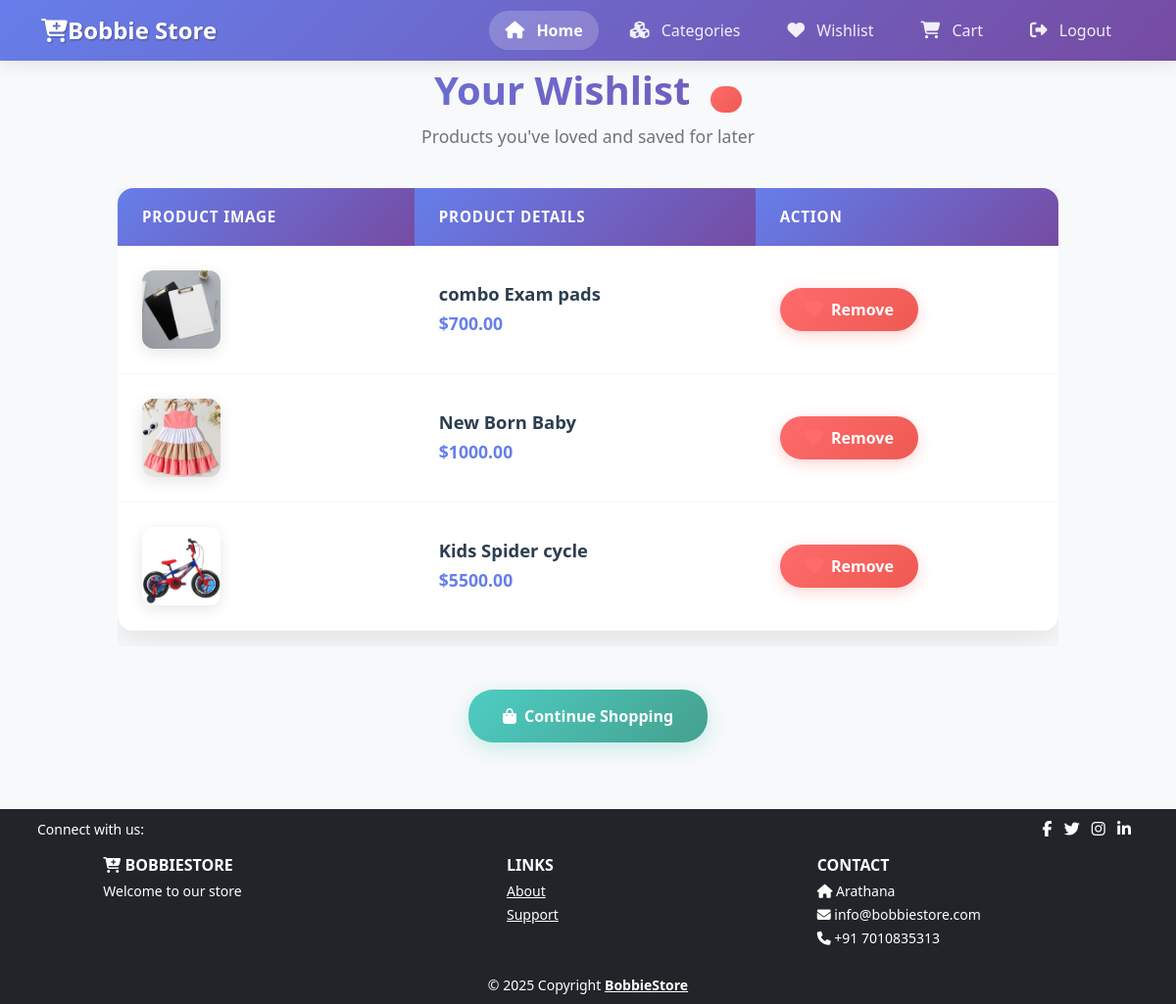
The page /wishlist/ (signed in) on the database its author committed.
### Shop/models.py (models this page shows, shortened)
class Wishlist(models.Model):
    user = models.ForeignKey(User, on_delete=models.CASCADE, related_name='wishlist_items')
    product = models.ForeignKey(Product, on_delete=models.CASCADE, related_name='wishlist_products')
    added_at = models.DateTimeField(auto_now_add=True)
    class Meta:
        unique_together = ('user', 'product')
        verbose_name_plural = "Wishlist Items"

class Product(models.Model):
    category = models.ForeignKey(Category, on_delete=models.CASCADE, related_name='products')
    name = models.CharField(max_length=100)
    description = models.TextField()
    price = models.DecimalField(max_digits=10, decimal_places=2)
    quantity = models.IntegerField(default=0)
    product_image = models.ImageField(upload_to='product_image', blank=True, null=True)
    status = models.BooleanField(default=True)
    original_price = models.DecimalField(max_digits=10, decimal_places=2, default=0)
    selling_price = models.DecimalField(max_digits=10, decimal_places=2, default=0)
    trending = models.BooleanField(default=False)
    created_at = models.DateTimeField(auto_now_add=True)
    class Meta:
        ordering = ['-created_at']

### Shop/views.py (the view)
# urls.py: path('wishlist/', views.wishlist_view, name='wishlist'),  # Add wishlist view URL
def wishlist_view(request):
    if request.user.is_authenticated:
        wishlist_items = Wishlist.objects.filter(user=request.user)
        return render(request, "wishlist.html", {"wishlist_items": wishlist_items})
    else:
        messages.warning(request, "Please login to view your wishlist.")
        return redirect('login')

### Shop/templates/wishlist.html (shortened to what this page needs)
{% extends 'main.html' %}
{% load static %}
{% block content %}
<section class="bg-light py-5">
    <div class="container wishlist-container">
        <div class="wishlist-header">
            <h2 class="wishlist-title">Your Wishlist <span class="wishlist-count">{{ wishlist_items|length }}</span></h2>
            <p class="wishlist-subtitle">Products you've loved and saved for later</p>
        </div>
        {% if wishlist_items %}
            <div class="table-responsive">
                <table class="table wishlist-table">
                    <thead>
                        <tr>
                            <th>Product Image</th>
                            <th>Product Details</th>
                            <th>Action</th>
                        </tr>
                    </thead>
                    <tbody>
                        {% for item in wishlist_items %}
                        <tr>
                            <td>
                                {% if item.product.product_image %}
                                    <img src="{{ item.product.product_image.url }}" alt="{{ item.product.name }}" class="product-image">
                                {% else %}
                                    <img src="{% static 'images/default-product.jpg' %}" alt="Default Product" class="product-image">
                                {% endif %}
                            </td>
                            <td>
                                <div class="product-info">
                                    <div class="product-details">
                                        <h4 class="product-name">{{ item.product.name }}</h4>
                                        <div class="product-price">${{ item.product.selling_price }}</div>
                                    </div>
                                </div>
                            </td>
                            <td>
                                <form action="{% url 'remove_from_wishlist' item.id %}" method="post" style="display: inline;">
                                    <button type="submit" class="btn remove-btn">
                                        <i class="fas fa-heart heart-icon"></i>Remove
                                    </button>
                                </form>
                            </td>
                        </tr>
                        {% endfor %}
                    </tbody>
                </table>
            </div>
        {% else %}
            <div class="empty-wishlist">
                <i class="fas fa-heart empty-heart"></i>
                <p>Your wishlist is looking a little empty...</p>
                <p class="text-muted">Start adding products you love by clicking the heart icon!</p>
            </div>
        {% endif %}
        <div class="text-center mt-4">
            <a href="{% url 'products_index' %}" class="btn continue-shopping-btn">
                <i class="fas fa-shopping-bag me-2"></i>Continue Shopping
            </a>
        </div>
    </div>
</section>
{% endblock content %}

### Shop/templates/wishlist.html (style rules this page uses)
.wishlist-container { max-width: 1000px; margin: 0 auto; padding: 20px; }
.wishlist-header { text-align: center; margin-bottom: 40px; }
.wishlist-title { font-size: 2.5rem; font-weight: 700; color: #2c3e50; margin-bottom: 10px; background: linear-gradient(135deg, #667eea 0%, #764ba2 100%); -webkit-background-clip: text; -webkit-text-fill-color: transparent; background-clip: text; }
.wishlist-subtitle { color: #6c757d; font-size: 1.1rem; }
.wishlist-table { background: white; border-radius: 16px; overflow: hidden; box-shadow: 0 8px 32px rgba(0, 0, 0, 0.1); border: none; backdrop-filter: blur(10px); }
.wishlist-table thead th { background: linear-gradient(135deg, #667eea 0%, #764ba2 100%); color: white; border: none; padding: 18px 25px; font-weight: 600; text-transform: uppercase; letter-spacing: 0.8px; font-size: 0.95rem; }
.wishlist-table tbody td { padding: 25px; border-color: #f8f9fa; vertical-align: middle; transition: all 0.4s cubic-bezier(0.4, 0, 0.2, 1); }
.wishlist-table tbody tr { transition: all 0.4s ease; border-bottom: 1px solid #f1f3f4; }
.wishlist-table tbody tr:last-child { border-bottom: none; }
.product-image { width: 80px; height: 80px; border-radius: 12px; object-fit: cover; box-shadow: 0 4px 15px rgba(0, 0, 0, 0.1); transition: all 0.3s ease; }
.product-info { display: flex; align-items: center; gap: 20px; }
.product-details { display: flex; flex-direction: column; }
.product-name { font-size: 1.15rem; font-weight: 600; color: #2c3e50; margin: 0; }
.product-price { color: #667eea; font-weight: 600; font-size: 1.1rem; margin-top: 5px; }
.remove-btn { background: linear-gradient(135deg, #ff6b6b 0%, #ee5a52 100%); border: none; border-radius: 25px; padding: 10px 25px; color: white; font-weight: 600; transition: all 0.4s ease; box-shadow: 0 4px 15px rgba(255, 107, 107, 0.3); position: relative; overflow: hidden; }
.remove-btn::before { content: ''; position: absolute; top: 0; left: -100%; width: 100%; height: 100%; background: linear-gradient(90deg, transparent, rgba(255, 255, 255, 0.2), transparent); transition: left 0.5s ease; }
.heart-icon { color: #ff6b6b; font-size: 1.2rem; margin-right: 8px; animation: pulse 2s infinite; }
.continue-shopping-btn { background: linear-gradient(135deg, #4ecdc4 0%, #44a08d 100%); border: none; border-radius: 25px; padding: 15px 35px; color: white; font-weight: 600; transition: all 0.4s ease; box-shadow: 0 6px 20px rgba(78, 205, 196, 0.3); margin-top: 20px; position: relative; overflow: hidden; }
.continue-shopping-btn::before { content: ''; position: absolute; top: 0; left: -100%; width: 100%; height: 100%; background: linear-gradient(90deg, transparent, rgba(255, 255, 255, 0.2), transparent); transition: left 0.5s ease; }
.wishlist-count { background: linear-gradient(135deg, #ff6b6b 0%, #ee5a52 100%); color: white; padding: 4px 12px; border-radius: 20px; font-size: 0.9rem; font-weight: 600; margin-left: 10px; }

### rows shown on the page
Wishlist: product.product_image (picture), product.name "combo Exam pads", product.selling_price "700.00"
Wishlist: product.product_image (picture), product.name "New Born Baby", product.selling_price "1000.00"
Wishlist: product.product_image (picture), product.name "Kids Spider cycle", product.selling_price "5500.00"
